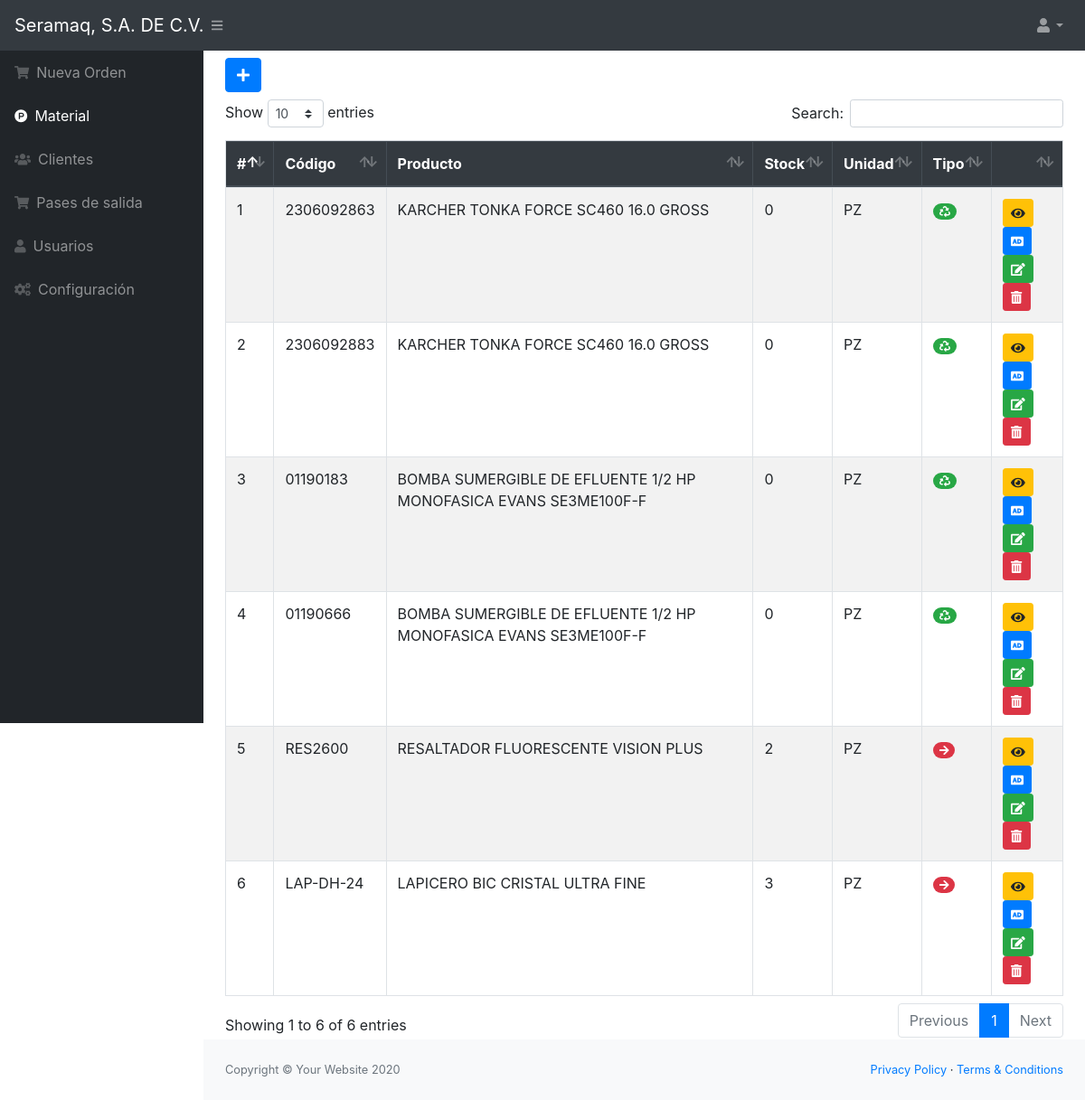
/src/productos.php (signed in), run on the app's committed database.
### tables this page shows
CREATE TABLE `producto` (
  `codproducto` int(11) NOT NULL,
  `codigo` varchar(20) NOT NULL,
  `descripcion` varchar(200) NOT NULL,
  `precio` decimal(10,2) NOT NULL,
  `existencia` int(11) NOT NULL,
  `u_medida` int(11) NOT NULL,
  `tipo` int(11) NOT NULL,
  `name_archivo` varchar(255) NOT NULL,
  `usuario_id` int(11) NOT NULL,
  `estado` int(11) NOT NULL DEFAULT 1
);

CREATE TABLE `unidad` (
  `id_unidad` int(11) NOT NULL,
  `unidad_medida` varchar(10) NOT NULL
);

### src/productos.php (the view, shortened to what this page needs)
<?php include_once "includes/header.php";
?>
<button class="btn btn-primary mb-2" type="button" data-toggle="modal" data-target="#nuevo_producto"><i class="fas fa-plus"></i></button>
<div class="table-responsive">
    <table class="table table-striped table-bordered" id="tbl">
        <thead class="thead-dark">
            <tr>
                <th>#</th>
                <th>Código</th>
                <th>Producto</th>
                <th>Stock</th>
                <th>Unidad</th>
                <th>Tipo</th>
                <th></th>
            </tr>
        </thead>
        <tbody>
            <?php
            include "../conexion.php";
            $query = mysqli_query($conexion, "SELECT p.*, u.*, c.*, ROW_NUMBER() OVER() AS 'row_number' FROM producto p INNER JOIN unidad u ON p.u_medida = u.id_unidad INNER JOIN clasificacion c ON p.tipo = c.id_clasificacion");
            $result = mysqli_num_rows($query);
            if ($result > 0) {
                while ($data = mysqli_fetch_assoc($query)) {
            ?>
                    <tr>
                        <td><?php echo $data['row_number']; ?></td>
                        <td><?php echo $data['codigo']; ?></td>
                        <td><?php echo $data['descripcion']; ?></td>
                        <td><?php echo $data['existencia']; ?></td>
                        <td><?php echo $data['unidad_medida']; ?></td>
                        <?php if ($data['tipo'] == 1) {
                            $tipo = '<span class="badge badge-pill badge-success"></span>';
                        } else if ($data['tipo'] == 2) {
                            $tipo = '<span class="badge badge-pill badge-success"><i class="fas fa-solid fa-recycle"></i></span>';
                        } else if ($data['tipo'] == 3) {
                            $tipo = '<span class="badge badge-pill badge-danger"><i class="fas fa-solid fa-arrow-right"></i></span>';
                        } ?>
                        <td><?php echo $tipo; ?></td>
                        <td>
                            <?php if ($data['estado'] == 1) { ?>
                                <a href="detalle_producto.php?id=<?php echo $data['codproducto']; ?>" class="btn btn-warning btn-sm"><i class='fas fa-regular fa-eye'></i></a>
                                <a href="agregar_producto.php?id=<?php echo $data['codproducto']; ?>" class="btn btn-primary btn-sm"><i class='fas fa-audio-description'></i></a>
                                <a href="editar_producto.php?id=<?php echo $data['codproducto']; ?>" class="btn btn-success btn-sm"><i class='fas fa-edit'></i></a>
                                <form action="eliminar_producto.php?id=<?php echo $data['codproducto']; ?>" method="post" class="confirmar d-inline">
                                    <button class="btn btn-danger btn-sm" type="submit"><i class='fas fa-trash-alt'></i> </button>
                                </form>
                            <?php } ?>
                        </td>
                    </tr>
            <?php }
            } ?>
        </tbody>
    </table>
</div>
<?php include_once "includes/footer.php"; ?>

### data on the page
producto: row_number "1", codigo "2306092863", descripcion "KARCHER TONKA FORCE SC460 16.0 GROSS", existencia "0", unidad.unidad_medida "PZ", tipo 2 (drawn)
producto: row_number "2", codigo "2306092883", descripcion "KARCHER TONKA FORCE SC460 16.0 GROSS", existencia "0", unidad.unidad_medida "PZ", tipo 2 (drawn)
producto: row_number "3", codigo "01190183", descripcion "BOMBA SUMERGIBLE DE EFLUENTE 1/2 HP MONOFASICA EVANS SE3ME100F-F", existencia "0", unidad.unidad_medida "PZ", tipo 2 (drawn)
producto: row_number "4", codigo "01190666", descripcion "BOMBA SUMERGIBLE DE EFLUENTE 1/2 HP MONOFASICA EVANS SE3ME100F-F", existencia "0", unidad.unidad_medida "PZ", tipo 2 (drawn)
producto: row_number "5", codigo "RES2600", descripcion "RESALTADOR FLUORESCENTE VISION PLUS", existencia "2", unidad.unidad_medida "PZ", tipo 3 (drawn)
producto: row_number "6", codigo "LAP-DH-24", descripcion "LAPICERO BIC CRISTAL ULTRA FINE", existencia "3", unidad.unidad_medida "PZ", tipo 3 (drawn)
